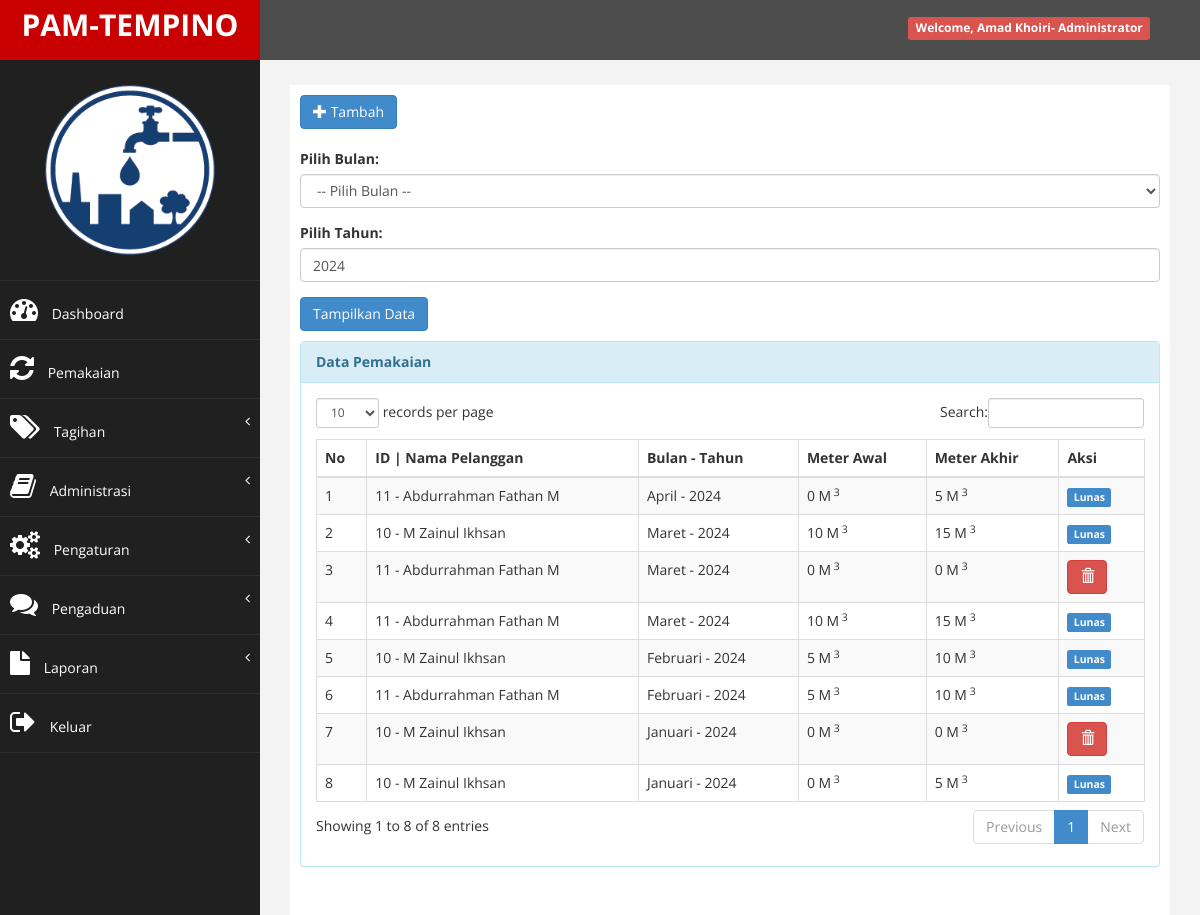
Screenshot of /?halaman=pakai_tampil (signed in) with the database file from the repository.
### tables this page shows
CREATE TABLE `tb_pelanggan` (
  `id_pelanggan` char(15) NOT NULL,
  `nama_pelanggan` varchar(20) NOT NULL,
  `alamat` varchar(40) NOT NULL,
  `no_hp` char(15) NOT NULL,
  `status` char(10) NOT NULL DEFAULT 'Aktif',
  `id_layanan` int(11) NOT NULL
);

CREATE TABLE `tb_bulan` (
  `id_bulan` char(3) NOT NULL,
  `nama_bulan` varchar(10) NOT NULL
);

CREATE TABLE `tb_pakai` (
  `id_pakai` char(11) NOT NULL,
  `id_pelanggan` char(15) NOT NULL,
  `bulan` char(3) NOT NULL,
  `tahun` char(4) NOT NULL,
  `awal` int(11) NOT NULL,
  `akhir` int(11) NOT NULL,
  `pakai` int(11) NOT NULL
);

### super/pakai/pakai_tampil.php (the view, shortened to what this page needs)
<div class="row">
                <div class="col-md-12">
                    <a href="?halaman=pakai_tambah" class="btn btn-primary"><i class="glyphicon glyphicon-plus"></i> Tambah</a>
                    <br><br>
                    <div class="form-group">
    <label>Pilih Bulan:</label>
    <select class="form-control" id="bulan" name="bulan">
        <option value="">-- Pilih Bulan --</option>
    </select>
</div>
<div class="form-group">
    <label>Pilih Tahun:</label>
    <input class="form-control" type="number" id="tahun" name="tahun" min="2000" max="2099" value="<?php echo date('Y'); ?>">
</div>
<button type="button" class="btn btn-primary" onclick="getData()" style="margin-bottom: 10px;">Tampilkan Data</button>
                    <div class="panel panel-info">
                        <div class="panel-heading">
                             <b>Data Pemakaian</b>
                        </div>
                        <div class="panel-body">
                            <div class="table-responsive">
                                <table class="table table-striped table-bordered table-hover" id="dataTables-example">
                                    <thead>
                                        <tr>
                                            <th>No</th>
                                            <th>ID | Nama Pelanggan</th>
                                            <th>Bulan - Tahun</th>
                                            <th>Meter Awal</th>
                                            <th>Meter Akhir</th>
                                            <th>Aksi</th>
                                        </tr>
                                    </thead>
                                    <tbody>
                                    <?php
                                    $no = 1;
                                    $sql = $koneksi->query("select p.id_pelanggan, p.nama_pelanggan, k.id_pakai, k.tahun, k.awal, k.akhir, b.nama_bulan, t.status
                                    from tb_pelanggan p inner join tb_pakai k on p.id_pelanggan=k.id_pelanggan
                                    inner join tb_tagihan t on k.id_pakai=t.id_pakai
                                    inner join tb_bulan b on k.bulan=b.id_bulan
                                    order by tahun desc, id_bulan desc");
                                    while ($data= $sql->fetch_assoc()) {
                                    ?>
                                    <tr>
                                        <td><?php echo $no++; ?></td>
                                        <td><?php echo $data['id_pelanggan']; ?> - <?php echo $data['nama_pelanggan']; ?></td>
                                        <td><?php echo $data['nama_bulan']; ?> - <?php echo $data['tahun']; ?></td>
                                        <td><?php echo $data['awal']; ?> M<sup> 3</sup></td>
                                        <td><?php echo $data['akhir']; ?> M<sup> 3</sup></td>
                                        <td>
                                            <?php $stt = $data['status']  ?>
                                            <?php if ($stt == 'Belum Bayar') { ?>
                                                <a href="?halaman=pakai_hapus&kode=<?php echo $data['id_pakai']; ?>" onclick="return confirm('Apakah anda yakin hapus data ini ?')" title="Hapus" class="btn btn-danger"><i class="glyphicon glyphicon-trash"></i></a>
                                            <?php } elseif ($stt == 'Lunas') { ?>
                                                <span class="label label-primary">Lunas</span>
                                            </td>
                                            <?php } ?>
                                        </td>
                                    </tr>
                                    <?php
                                    }
                                    ?>
                                    </tbody>
                                    </div>
                                </div>
                            </div>
                        </div>
                    </div>
                </div>

### index.php (shortened to what this page needs)
<?php
    if (isset($_SESSION["ses_username"])==""){
    echo"<meta http-equiv='refresh' content='0;url=login'>";
    }else{
    $data_nama_lengkap = $_SESSION["ses_nama"];
    $data_level = $_SESSION["ses_level"];
    }
    include "inc/koneksi.php";
?>
<!DOCTYPE html>
<html xmlns="http://www.w3.org/1999/xhtml">
<head>
	<link href="assets/css/bootstrap.css" rel="stylesheet" />
	<link href="assets/css/font-awesome.css" rel="stylesheet" />
	<link href="assets/css/custom.css" rel="stylesheet" />
	<link rel="stylesheet" href="dist/css/select2.min.css" />
	<link href="assets/js/dataTables/dataTables.bootstrap.css" rel="stylesheet" />
	<link rel="stylesheet" href="dist/swal/sweetalert2.min.css">
</head>
<body>
	<div id="wrapper">
		<nav class="navbar navbar-default navbar-cls-top " role="navigation" style="margin-bottom: 0">
			<div class="navbar-header">
				<a href="http://localhost/pamtempino" class="navbar-brand">PAM-TEMPINO</a>
			</div>
			<div style="color: white;
padding: 15px 50px 5px 50px;
float: right;
font-size: 16px;">
				<span class="label label-danger">Welcome,
					<?php echo $data_nama_lengkap; ?>-
					<?php echo $data_level; ?>
				</span>
		</nav>
		<nav class="navbar-default navbar-side" role="navigation">
			<div class="sidebar-collapse">
				<ul class="nav" id="main-menu">
					<li class="text-center">
						<img src="assets/img/logo.png" class="user-image img-responsive" />
					</li>
					<?php
                    if ($data_level=="Administrator"){
                    ?>
					<li>
						<a href="?halaman=home_sa">
							<i class="fa fa-dashboard fa-2x"></i> Dashboard</a>
					</li>
					<li>
						<a href="?halaman=pakai_tampil">
							<i class="fa fa-refresh fa-2x"></i> Pemakaian</a>
					</li>
					<li>
						<a href="#">
							<i class="fa fa-tags fa-2x"></i> Tagihan
							<span class="fa arrow"></span>
						</a>
					</li>
					<li>
						<a href="#">
							<i class="fa fa-book fa-2x"></i> Administrasi
							<span class="fa arrow"></span>
						</a>
					</li>
					<li>
						<a href="#">
							<i class="fa fa-cogs fa-2x"></i> Pengaturan
							<span class="fa arrow"></span>
						</a>
					</li>
					<li>
						<a href="#">
						<i class="fa fa-comments fa-2x"></i> Pengaduan
							<span class="fa arrow"></span>
						</a>
					</li>
					<li>
						<a href="#">
							<i class="fa fa-file fa-2x"></i> Laporan
							<span class="fa arrow"></span>
						</a>
					</li>
					<?php
                    }
                ?>
					<li>
						<a href="logout" onclick="return confirm('Apakah anda yakin ingin keluar dari aplikasi ini ?')">
							<i class="fa fa-sign-out fa-2x"></i> Keluar</a>
					</li>
				</ul>
			</div>
		</nav>
		<div id="page-wrapper">
			<div id="page-inner">
				<div class="row">
					<div class="col-md-12">
						<?php
                    if(isset($_GET['halaman'])){
                        $hal = $_GET['halaman'];
                        switch ($hal) {
                            case 'pakai_tampil':
                                include "super/pakai/pakai_tampil.php";
                                break;
                        }
                    }
                ?>
					</div>
				</div>
</body>
</html>

### assets/css/custom.css (style rules this page uses)
body { font-family: 'Open Sans', sans-serif; }
#wrapper { width: 100%; background:#202020; }
#page-wrapper { padding: 15px 15px; min-height: 600px; background:#F3F3F3; }
#page-inner { width:100%; margin:10px 20px 10px 0px; background-color:#fff!important; padding:10px; min-height:1200px; }
.text-center { text-align:center; }
.user-image { margin: 25px auto; -webkit-border-radius: 10px; -moz-border-radius: 10px; border-radius: 10px; max-height:170px; max-width:170px; }
.navbar-cls-top .navbar-brand { color: #fff; background: #C90000; width: 260px; text-align: center; height: 60px; font-size: 30px; font-weight: 700; }
.arrow { float: right; }
.fa.arrow:before { content: "\f104"; }
.sidebar-collapse , .sidebar-collapse .nav { background:none; }
.sidebar-collapse .nav { padding:0; }
.sidebar-collapse .nav > li > a { color:#fff; background:#202020; text-shadow:none; }
.sidebar-collapse > .nav > li > a { padding:15px 10px; }
.sidebar-collapse > .nav > li { border-bottom: 1px solid rgba(107, 108, 109, 0.19); }
.navbar-side { border:none; background-color: #202020; }
.navbar-cls-top { background:#4D4D4D; border-bottom:none; }
.navbar-default { border:0px solid black; }
.navbar-header { background: #A70303; }
.nav > li > a > i { margin-right:10px; }
@media (min-width:768px) { #page-wrapper { margin: 0 0 0 260px; padding: 15px 30px; min-height: 1200px; } }
@media (min-width:768px) { .navbar-side { z-index: 1; position: absolute; width: 260px; } }
@media (min-width:768px) { .navbar { border-radius: 0px; } }

### rows the page displays
tb_pelanggan: id_pelanggan "11", nama_pelanggan "Abdurrahman Fathan M", tb_bulan.nama_bulan "April", tb_pakai.tahun "2024", tb_pakai.awal "0", tb_pakai.akhir "5", shows "Lunas", tb_bulan.nama_bulan "Maret", tb_pakai.akhir "0", tb_pakai.awal "10", tb_pakai.akhir "15", tb_bulan.nama_bulan "Februari", tb_pakai.awal "5", tb_pakai.akhir "10"
tb_pelanggan: id_pelanggan "10", nama_pelanggan "M Zainul Ikhsan", tb_bulan.nama_bulan "Maret", tb_pakai.tahun "2024", tb_pakai.awal "10", tb_pakai.akhir "15", shows "Lunas", tb_bulan.nama_bulan "Februari", tb_pakai.awal "5", tb_pakai.akhir "10", tb_bulan.nama_bulan "Januari", tb_pakai.awal "0", tb_pakai.akhir "0", tb_pakai.akhir "5"

### other values shown
$data_nama_lengkap "Amad Khoiri"
$data_level "Administrator"
